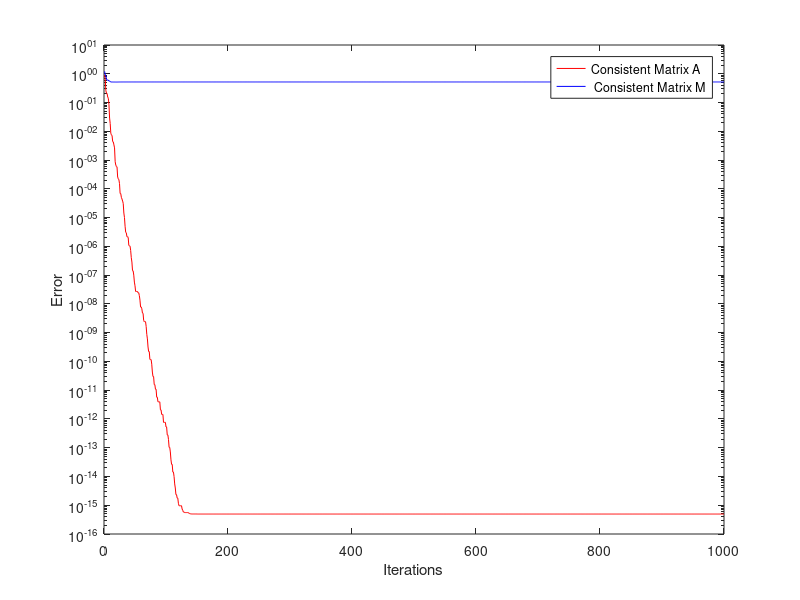

Recreate this plot in MATLAB.
%close all 
clc
clear

%parameters
m = 10;
n = 2; 
sigma = 0.1; 
p = 0.5; %Bernoulli probability  
numRuns = 10; %number of trials 
error_matrix = zeros(1000,numRuns); %preallocating error_matrix
error2_matrix = zeros(1000,numRuns); %preallocating error_matrix


for k = 1:numRuns
    %set up for matrix A 
    A = randn(m,n);
%     A(1000,:) = zeros(1,n); %uncomment to do inconsistent 
    b = randn(n,1); 
    y = A*b;  
   y = y + sigma*randn(m,1);
    b = A\y;
    
    %Bernoulli 
    B = (rand(m,n)<p); 
    
    %set up for matrix M
    M = A.*B; 
    
    %initialize x_0 and r_0
    x = zeros(n,1); %for Matrix A
    r = y - A*x; 
    x2 = zeros(n,1); %for Matrix M
    r2 = y - M*x;
    
    for t = 1:1000 %maximum number of iterations
        %Matrix A 
        j = datasample(1:n,1); %datasample(data,k) returns k observations sampled uniformly at random, with replacement, from the data 
        alpha_t =  (A(:,j)'*r)/ norm(A(:,j))^2; %' transposes vector/matrix
        e = zeros(n,1); 
        e(j) = 1; %jth euclidean basis vector 
        x = x + alpha_t * e; 
        r = r - alpha_t * A(:,j); 

        %Matrix M
        j2 = datasample(1:n,1);
        alpha_t2 = (M(:,j2)'*r2)/ norm(M(:,j2))^2;
        e2 = zeros(n,1);
        e2(j2) = 1; 
        x2 = x2 + alpha_t2 * e2; 
        r2 = r2-alpha_t2 * M(:,j2);
        
        error(t) = norm(b-x); %Matrix A
        error2(t) = norm(b - x2); %Matrix M
        
    end
    error_matrix(:,k) = error; 
    error2_matrix(:,k) = error2;
end 

%take a column-wise average to get the average error at each iteration
avgErr2 = mean(error2_matrix,2);
avgErr = mean(error_matrix,2);

%output
semilogy(avgErr, 'r') % Matrix A
xlabel('Iterations') 
ylabel('Error') 
hold on 
semilogy(avgErr2, 'b') % Matrix M
legend('Consistent Matrix A', ' Consistent Matrix M ', 'Inconsistent Matrix A','Inconsistent Matrix M' )
% MSE = (sum((x - x2).^2))/n 
% saveas(gcf, '5000 trials, 0.9p 0.9sigma.jpg')
% % plot (error , 'b')

%color code 
%Consistent Matrix A = red
%Consistent Matrix M = blue
%Inconsistent Matrix A = green
%Inconsistent Matrix M = black 
